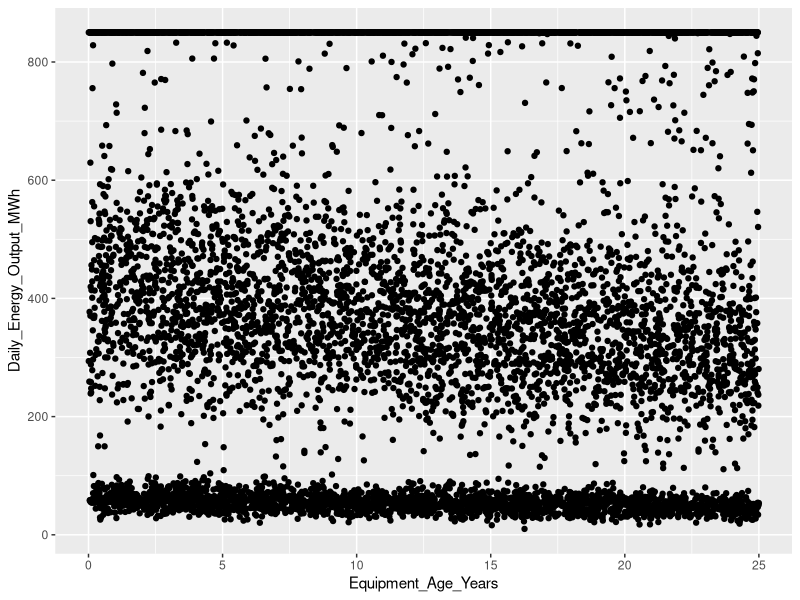
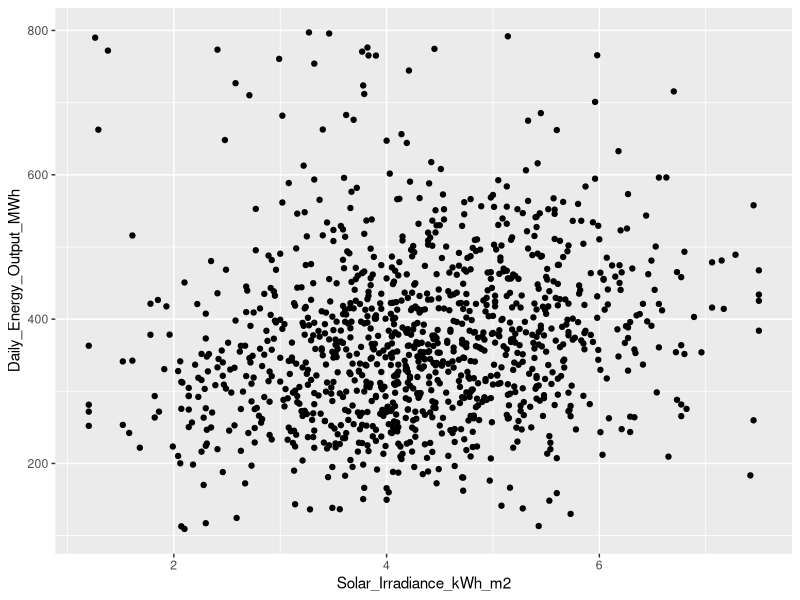
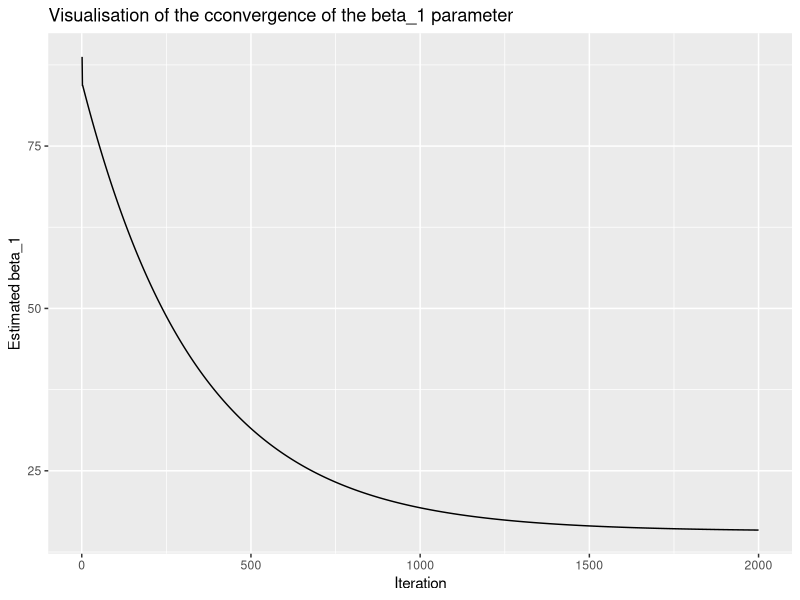
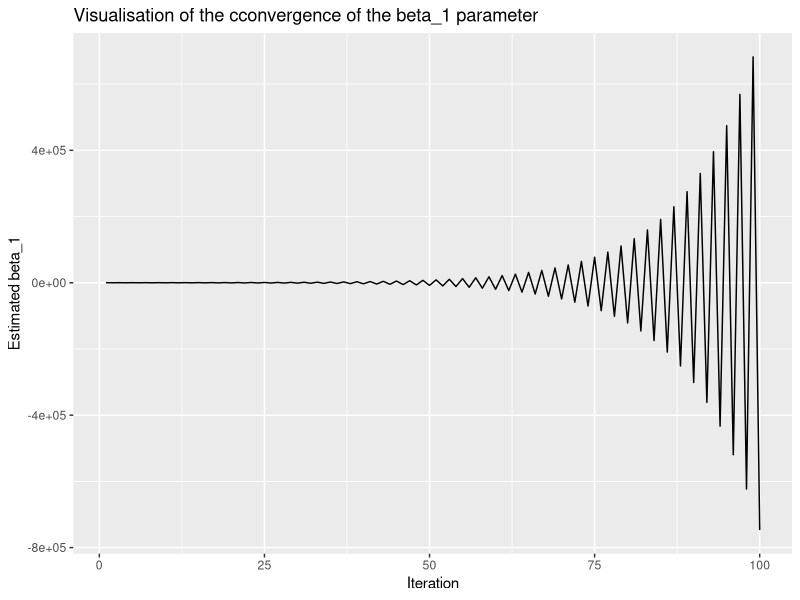

The R script that drew these images, in order:
## ---- chunk 1
knitr::opts_chunk$set(echo = TRUE)
#install.packages("rmarkdown")
## ---- chunk 2
# load all required packages
library(tidyverse)
library(readxl)

# download data from Kaggle: https://www.kaggle.com/datasets/jvikumyasarathne/renewable-energy-data-set/data
# or download using RKaggle
#install.packages("RKaggle")
#library(RKaggle)

# renewables_data <- RKaggle::get_dataset("jakewright/house-price-data")


renewables_data <- read_excel("Renewable_Energy_Dataset.xlsx")

# plan is to use wind energy data, split by onshore/offshore, model one, then model other to compare
# model daily energy output by wind speed

onshore_wind <- renewables_data %>%
  filter(Technology_Type == "Wind Onshore")

offshore_wind <- renewables_data %>%
  filter(Technology_Type == "Wind Offshore")


ggplot(renewables_data, aes(x = Equipment_Age_Years, y = Daily_Energy_Output_MWh)) +
    geom_point()

renewables_data %>% filter(Technology_Type=="Solar PV") %>% filter(Daily_Energy_Output_MWh<800) %>% filter(Daily_Energy_Output_MWh>100) %>% ggplot(aes(x = Solar_Irradiance_kWh_m2, y = Daily_Energy_Output_MWh)) +
    geom_point()

df <- renewables_data %>% filter(Technology_Type=="Solar PV") %>% filter(Daily_Energy_Output_MWh>800 | Daily_Energy_Output_MWh<100)
m <- lm(Daily_Energy_Output_MWh ~ Solar_Irradiance_kWh_m2, data=df)
summary(m)

y <- df$Daily_Energy_Output_MWh
x <- df$Solar_Irradiance_kWh_m2

## ---- chunk 3
cost_fn <- function(X, y, coef) {
    sum( (X %*% coef - y)^2 ) / (2*length(y))
}

# First we set alpha and the number of iterations we will perform
alpha <- 0.05
num_iters <- 2000

# next we will initialise regression coefficients; start all at 0.1
coef <- matrix(c(0.1,0.1), nrow=2)
X <- cbind(1, matrix(x))
res <- vector("list", num_iters)


for (i in 1:num_iters) {
  error <- (X %*% coef - y)
  delta <- t(X) %*% error / length(y)
  coef <- coef - alpha * delta
  res_df <- data.frame(itr = i , cost = cost_fn(X, y, coef),
                   b0 = coef[1], b1 = coef[2])

  res[[i]] <- res_df
}


## ---- chunk 4
res_df <- bind_rows(res)
tail(res_df)
## ---- chunk 5
ggplot(res_df, aes(x = itr, y = b1)) +
    geom_line() +
    labs(x = "Iteration",
         y = "Estimated beta_1",
         title = "Visualisation of the cconvergence of the beta_1 parameter")

## ---- chunk 6
fit <- lm(y ~ x)

coef(fit)

## ---- chunk 7
# Set alpha and the number of iterations we will perform
alpha <- 0.1
num_iters <- 100

# Initialise regression coefficients; start all at 0.1
coef <- matrix(c(0.1,0.1), nrow=2)
X <- cbind(1, matrix(x))
res <- vector("list", num_iters)


for (i in 1:num_iters) {
  error <- (X %*% coef - y)
  delta <- t(X) %*% error / length(y)
  coef <- coef - alpha * delta
  res_df <- data.frame(itr = i , cost = cost_fn(X, y, coef),
                   b0 = coef[1], b1 = coef[2])

  res[[i]] <- res_df
}

res_df <- bind_rows(res)

ggplot(res_df, aes(x = itr, y = b1)) +
    geom_line() +
    labs(x = "Iteration",
         y = "Estimated beta_1",
         title = "Visualisation of the cconvergence of the beta_1 parameter")

## ---- chunk 8
n <- length(y)

lambda_max <- max(
  eigen(crossprod(X) / n,
        symmetric = TRUE,
        only.values = TRUE)$values
)

alpha_max <- 2 / lambda_max

c(alpha_max = alpha_max, current_alpha = alpha)
